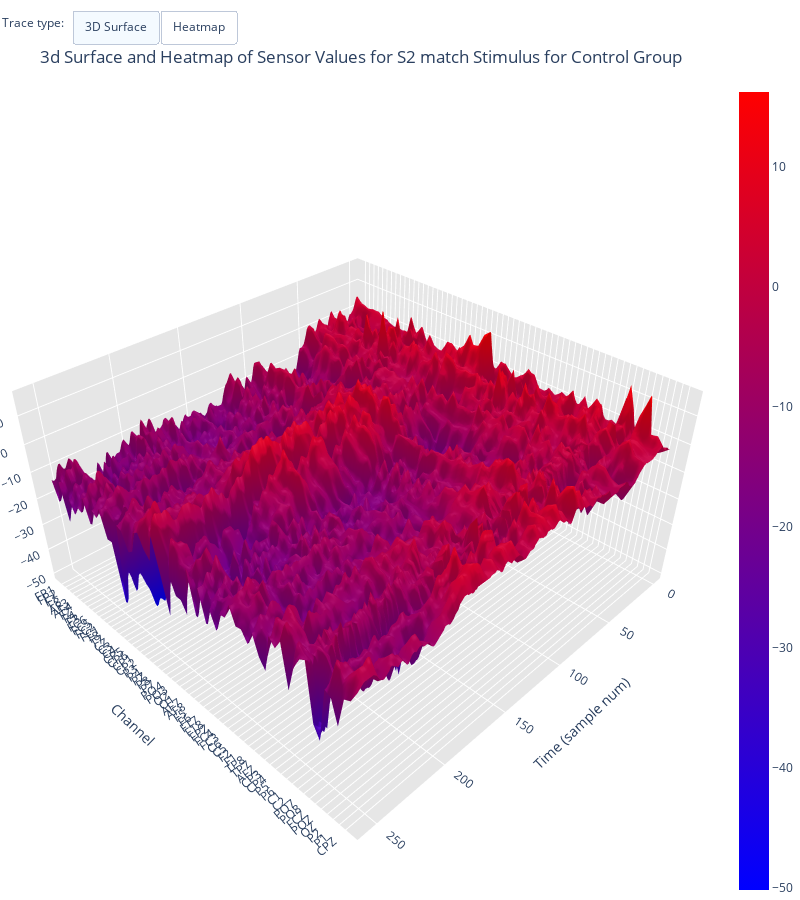

This figure's notebook cell:
### Code cell
plot_3dSurface_and_heatmap(stimulus=stimulus, group='c', df=S2_m_sample_df)

### Figure 1 — Plotly figure (JSON) as saved in the notebook; plotly's stock layout.template omitted (floating-point values rounded to 4 significant figures; data arrays with more than 128 entries replaced by an {"elided": "..."} marker saying what was removed)
{"data": [{"colorscale": [[0, "rgb(0,0,255)"], [1, "rgb(255,0,0)"]], "type": "surface", "z": {"elided": "61x256 float values"}}], "layout": {"annotations": [{"align": "left", "showarrow": false, "text": "Trace type:", "x": 0, "y": 1.085, "yref": "paper"}], "autosize": false, "height": 900, "margin": {"b": 0, "l": 0, "r": 0, "t": 0}, "scene": {"aspectmode": "manual", "aspectratio": {"x": 1, "y": 1, "z": 0.5}, "xaxis": {"backgroundcolor": "rgb(230, 230,230)", "gridcolor": "rgb(255, 255, 255)", "showbackground": true, "title": {"text": "Time (sample num)"}}, "yaxis": {"backgroundcolor": "rgb(230, 230, 230)", "gridcolor": "rgb(255, 255, 255)", "showbackground": true, "ticktext": ["FP1", "FP2", "F7", "F8", "AF3", "AF4", "FZ", "F4", "F3", "FC6", "FC5", "FC2", "FC1", "T8", "T7", "CZ", "C3", "C4", "CP5", "CP6", "CP1", "CP2", "P3", "P4", "PZ", "P8", "P7", "PO4", "PO3", "O2", "O1", "AF7", "AF8", "F5", "F6", "FT7", "FT8", "FPZ", "FC4", "FC3", "C6", "C5", "F2", "F1", "TP8", "TP7", "AFZ", "CP3", "CP4", "P5", "P6", "C1", "C2", "PO7", "PO8", "FCZ", "POZ", "OZ", "P2", "P1", "CPZ"], "tickvals": [0, 1, 2, 3, 4, 5, 6, 7, 8, 9, 10, 11, 12, 13, 14, 15, 16, 17, 18, 19, 20, 21, 22, 23, 24, 25, 26, 27, 28, 29, 30, 31, 32, 33, 34, 35, 36, 37, 38, 39, 40, 41, 42, 43, 44, 45, 46, 47, 48, 49, 50, 51, 52, 53, 54, 55, 56, 57, 58, 59, 60], "title": {"text": "Channel"}, "zerolinecolor": "rgb(255, 255, 255)"}, "zaxis": {"backgroundcolor": "rgb(230, 230,230)", "gridcolor": "rgb(255, 255, 255)", "showbackground": true, "title": {"text": "Sensor Value"}, "zerolinecolor": "rgb(255, 255, 255)"}}, "title": {"text": "<br>3d Surface and Heatmap of Sensor Values for S2 match Stimulus for Control Group"}, "updatemenus": [{"buttons": [{"args": ["type", "surface"], "label": "3D Surface", "method": "restyle"}, {"args": ["type", "heatmap"], "label": "Heatmap", "method": "restyle"}], "direction": "left", "pad": {"r": 10, "t": 10}, "showactive": true, "type": "buttons", "x": 0.1, "xanchor": "left", "y": 1.1, "yanchor": "top"}], "width": 800}}
